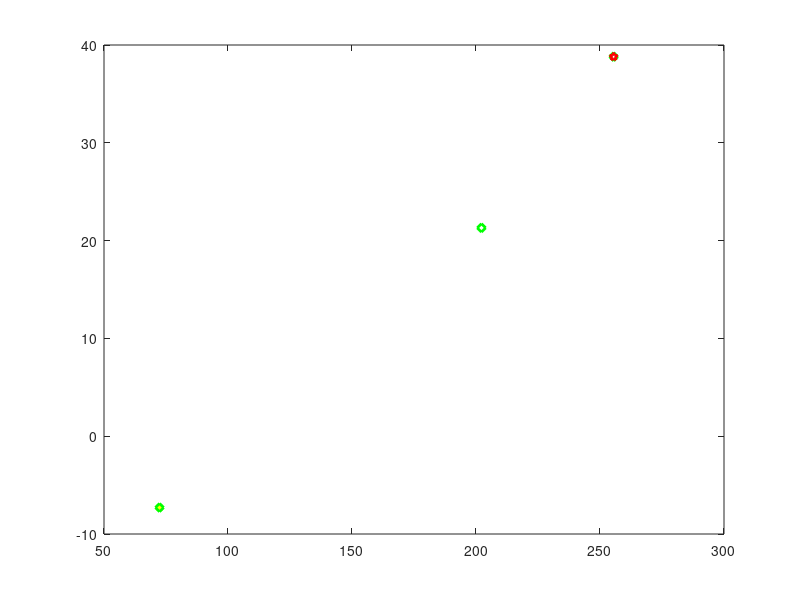

Reproduce this figure in MATLAB. (Note: this script raises an error after producing the figure.)
% 2015-04-04 GPS control segment
% 38.8033 N, 104.5256 W   % Schriever Air Force Base, Coordinates
% 21.3114 N, 157.7964 W   % Hawaii, Coordinates
% 7.3133 S, 72.4111 E     % Diego Garcia, Coordinates
% 28.4889 N, 80.5778 W    % Cape Canaveral
% 7.56' S 14.25'W         % Ascension Island
% 8.7167 N, 167.7333 E    % Kwajalein
% 34.7328 N, 120.5681 W   % Vandenberg AFB California

% The ground antennas are co-located in four of the Monitor stations:
% Ascension Island
% Cape Canaveral
% Diego Garcia
% Kwajalein

clc;close all;

x11=360-104.5; y11=38.8;                  % Schriever Air Force Base
plot(x11,y11,'dg','LineWidth',2);
hold on;
plot(x11,y11,'pr','LineWidth',2);

x21=72.4; y21=-7.3;                       % Diego Garcia
plot(x21,y21,'*y');
plot(x21,y21,'dg','LineWidth',2);

x12=360-157.8; y12=21.3;                  % Hawaii
plot(x12,y12,'dg','LineWidth',2);

load('topo.mat','topo','topomap1');
contour(0:359,-89:90,topo,[0 0],'b');
axis equal;
% box on displays the boundary of the current axes. 
box on 

set(gca,'XLim',[0 360],'YLim',[-90 90], ...
    'XTick',[0 60 120 180 240 300 360], ...
    'Ytick',[-90 -60 -30 0 30 60 90]);
xlabel('Longitude');ylabel('Latitude');
title('Initial GPS control segment map');

x22=360-80.6; y22=28.5;                   % Cape Canaveral
plot(x22,y22,'dg','LineWidth',2);
plot(x22,y22,'*y');

x31=167.7; y31=8.7;                       % Kwajalein
plot(x31,y31,'dg','LineWidth',2);
plot(x31,y31,'*y');

x32=360-14.3; y32=-7.6;                   % Ascension Island
plot(x32,y32,'dg','LineWidth',2);
plot(x32,y32,'*y');

x33=360-120.6; y33=34.7;                  % Vandenberg AFB California
plot(x33,y33,'pm','LineWidth',2);
legend('Monitor Station','Master Control Station',...
    'Ground Antenna','Location','SouthEast');
